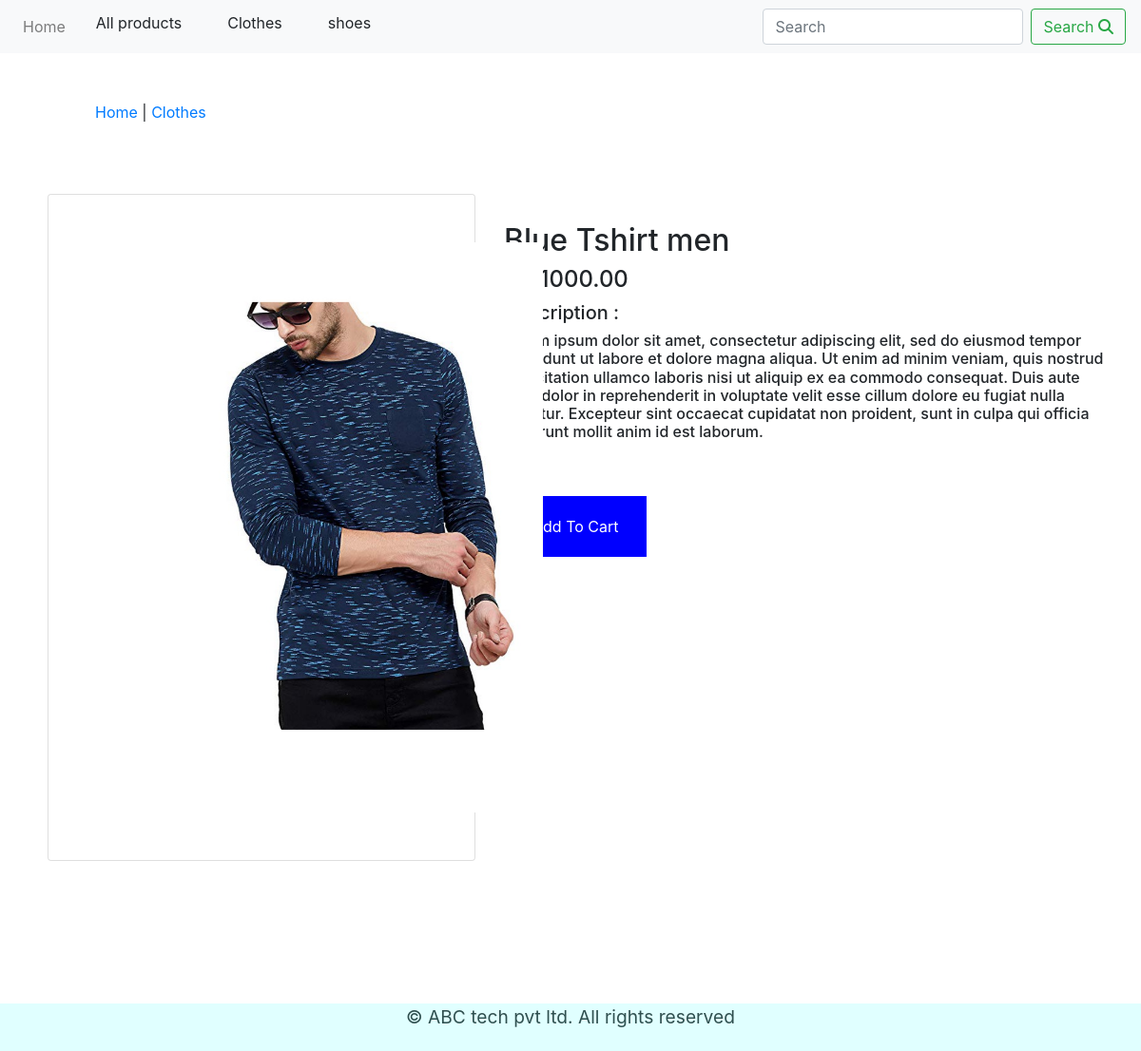
Page /shop/clothes/blue-tshirt-men/ on the committed database.
### shop/models.py (models this page shows, shortened)
class Category(models.Model):
    name = models.CharField(max_length=250, unique=True)
    slug = models.SlugField(max_length=100, unique=True)
    description = models.TextField(blank=True)
    image = models.ImageField(upload_to='category', blank=True)
    class Meta:
        ordering = ('name',)
        verbose_name = 'category'
        verbose_name_plural = 'categories'
    def get_url(self):
        return reverse('shop:products_by_category', args=[self.slug])
    def __str__(self):
        return '{}'.format(self.name)

class Product(models.Model):
    name = models.CharField(max_length=200, unique=True)
    slug = models.SlugField(max_length=200, unique=True)
    description = models.TextField(blank=True)
    price = models.DecimalField(max_digits=10, decimal_places=2)
    category = models.ForeignKey(Category, on_delete=models.CASCADE)
    image = models.ImageField(upload_to='product', blank=True)
    stock = models.IntegerField()
    available = models.BooleanField(default=True)
    created = models.DateTimeField(auto_now_add=True)
    updated = models.DateTimeField(auto_now=True)
    class Meta:
        ordering = ('name',)
        verbose_name = 'product'
        verbose_name_plural = 'products'

### shop/views.py (the view)
def productDetail(request, c_slug, product_slug):
    try:
        product = Product.objects.get(category__slug=c_slug, slug=product_slug)
    except Exception as e:
        raise e
    return render(request, 'product.html', {'product': product})

### cart/context_processors.py (called while the page is built)
def counter(request):
    item_count = 0
    if 'admin' in request.path:
        return {}
    else:
        try:
            cart = Cart.objects.filter(cart_id=_cart_id(request))
            cart_items = CartItem.objects.all().filter(cart=cart[:1])
            for cart_item in cart_items:
                item_count += cart_item.quantity
        except Cart.DoesNotExist:
            item_count = 0
    return dict(item_count=item_count)

### cart/views.py (called while the page is built)
def _cart_id(request):
    cart = request.session.session_key
    if not cart:
        cart = request.session.create()
    return cart

### shop/context_processors.py (called while the page is built)
def menu_links(request):
    links = Category.objects.all()
    return dict(links=links)

### templates/product.html (shortened to what this page needs)
{% extends 'base.html' %}
{% load static %}
{% block content %}
<div>
    <div style="margin: 50px 100px;">
        <p><a href="{% url 'shop:allProdCat' %}">Home</a> | <a href="{{product.category.get_url}}">{{product.category}}</a></p>
    </div>
</div>
<br>
<div style="margin-bottom: 200px;">
    <div >
        <div  style="display: flex;">
            <div class="card " style="margin-left: 50px;" >
            <img src="{{product.image.url}}" alt="{{product.name}}" height="600px" width="400px" style="margin: 50px 120px;"/>
        </div>
            <div class=" mx-auto" style="max-width: 700px; padding: 30px; margin-bottom: 40px;">
                <h2>{{product.name}}</h2>
                <h4>RS {{product.price}}</h4>
                <h5>Description : </h5>
                <h6> {{product.description}}</h6>
                {% if product.stock <= 0 %}
                <h4>Out of stock</h4>
                {% else %}
               <button class="mx-auto" style="background: blue; padding: 20px 30px; max-width: 170px; border: none;margin-top: 50px;"> <a href="{% url 'cart:add_cart' product.id %}" style="color: white;">Add To Cart</a></button>
                {% endif %}
            </div>
        </div>
    </div>
</div>
{% endblock %}

### templates/navbar.html (shortened to what this page needs)
<nav class="navbar navbar-expand-lg navbar-light bg-light">
    <div class="collapse navbar-collapse" id="navbarSupportedContent">
      <ul class="navbar-nav mr-auto">
        <li class="nav-item">
          <a class="nav-link dropdown-item" href="{% url 'shop:allProdCat' %}">Home</a>
        </li>
       <li class="nav-item"><a class="dropdown-item" href="{% url 'shop:allProdCat' %}">All products</a></li>
       {% for cat in links %}
       <li class="nav-item"><a class="dropdown-item" href="{{cat.get_url}}">{{cat.name}}</a></li>
       {% endfor %}
      </ul>
      <form class="form-inline my-2 my-lg-0" action="{% url 'search_app:SearchResult' %}" method="get">
        <input class="form-control mr-sm-2" type="search" placeholder="Search" name="q" aria-label="Search">
        <button class="btn btn-outline-success my-2 my-sm-0" type="submit">Search <i class="fa-solid fa-magnifying-glass"></i></button>
      </form>
    </div>
  </nav>

### rows in the picture
Category: name "Clothes"
Category: name "shoes"
Product: category "Clothes", image (picture), name "Blue Tshirt men", price "1000.00", description "Lorem ipsum dolor sit amet, consectetur adipiscing elit, sed do eiusmod tempor incididunt ut labore et dolore magna aliqua. Ut enim ad minim veniam, quis nostrud exercitation ullamco laboris nisi ut aliquip ex ea commodo consequat. Duis aute irure dolor in reprehenderit in voluptate velit esse cillum dolore eu fugiat nulla pariatur. Excepteur sint occaecat cupidatat non proident, sunt in culpa qui officia deserunt mollit anim id est laborum."
